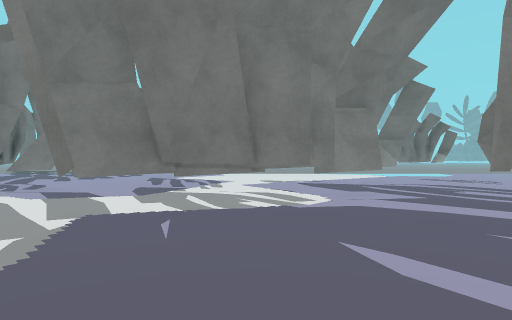
View 1 (above)

24 first-person views from a walk through a 3-D level made in the Unity game engine. The camera is 1.4 m above the floor, looks level and sees 80° across. The floor is counted in squares, 2 m on a side. Each view is taken from the middle of a square. On the plan, view 1 faces up. The plan holds only what a view shows up to about 10 squares ahead; the rest is blank. The place goes on beyond the plan. The player is left out. Some animated figures are not drawn. Some surface patterns are stand-ins.

View 2
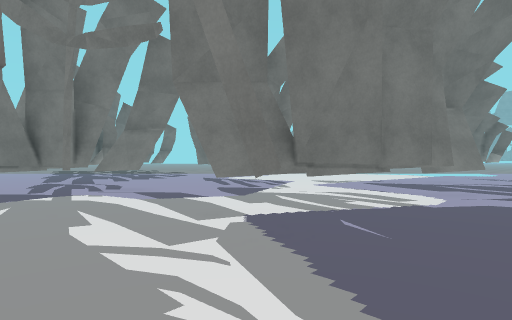

View 3
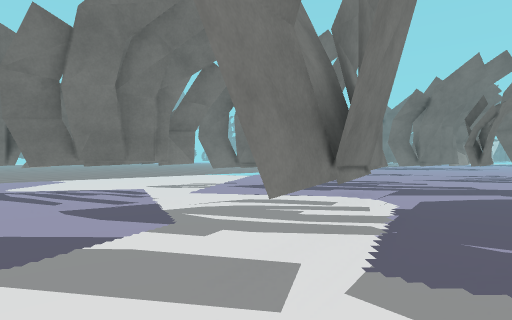

View 4
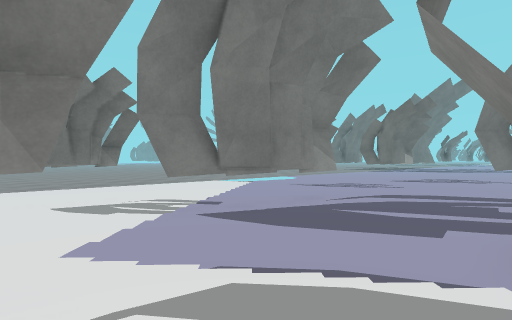

View 5
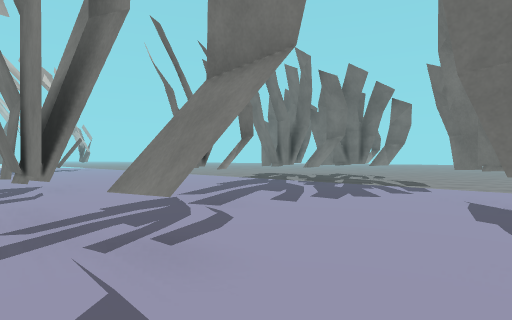

View 6
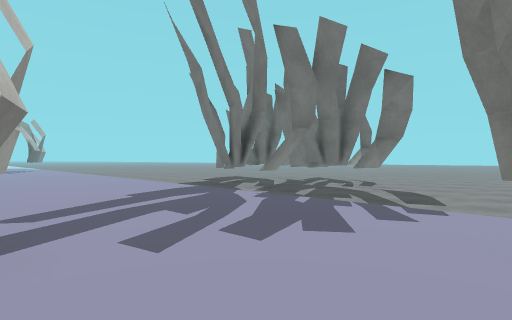

View 7
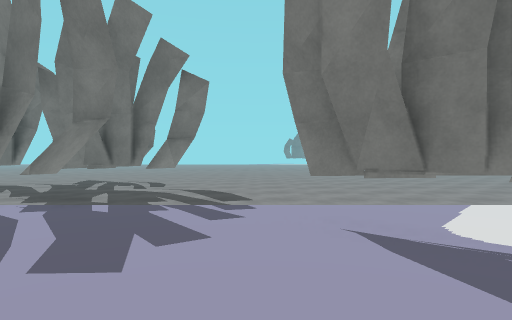

View 8
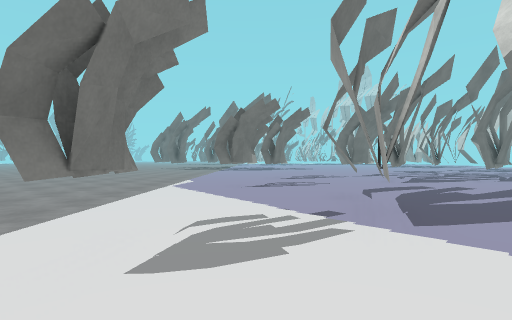

View 9
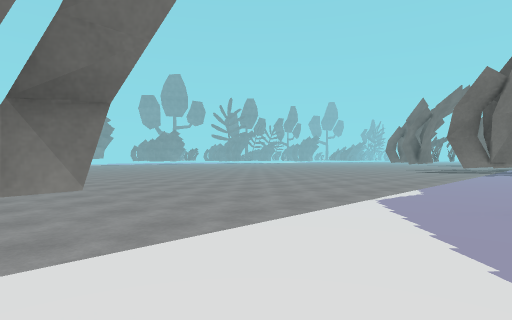

View 10
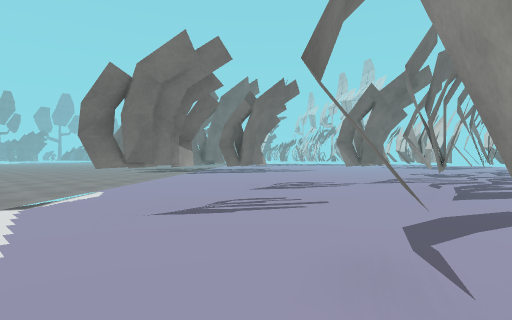

View 11
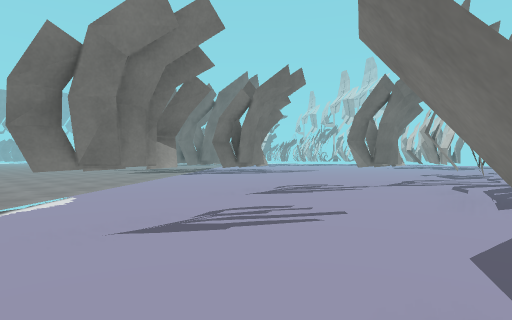

View 12
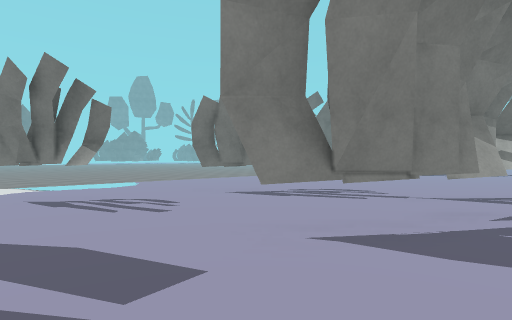

View 13
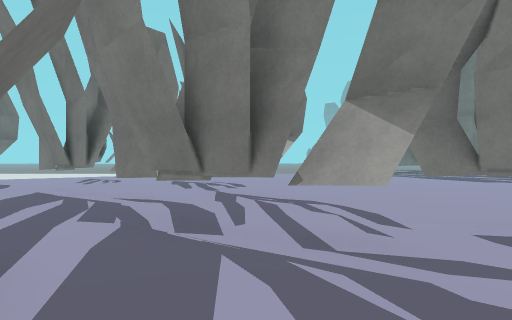

View 14
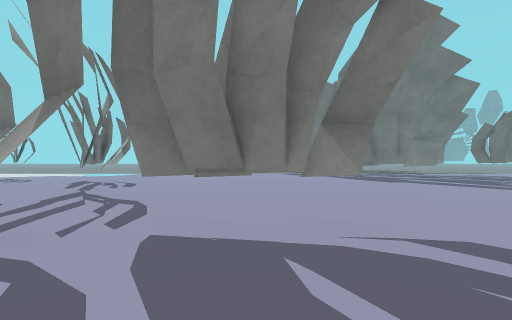

View 15
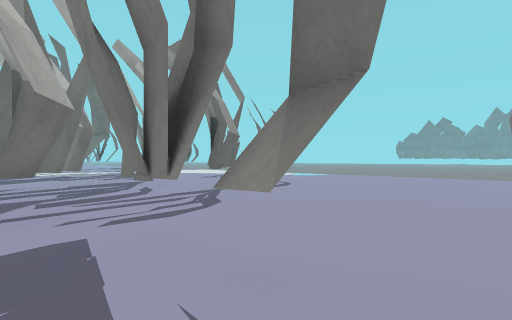

View 16
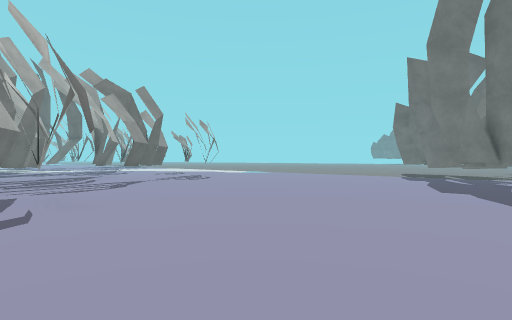

View 17
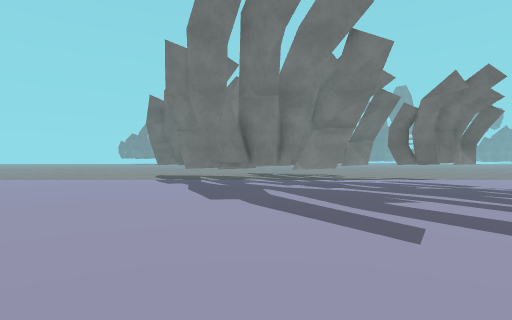

View 18
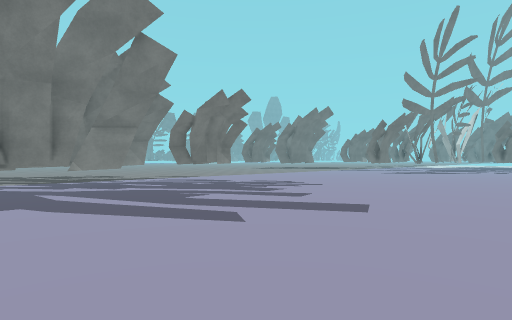

View 19
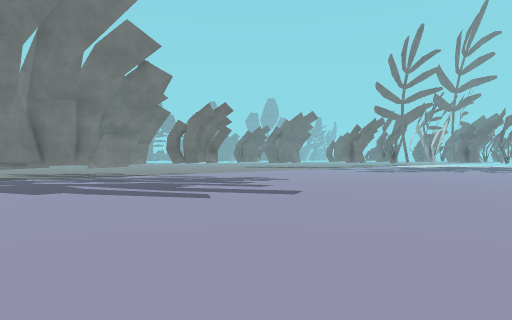

View 20
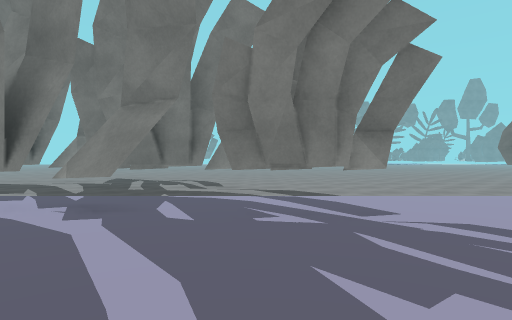

View 21
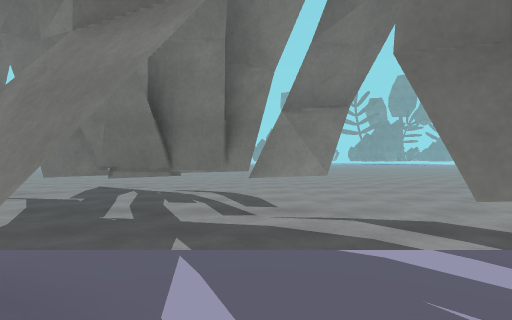

View 22
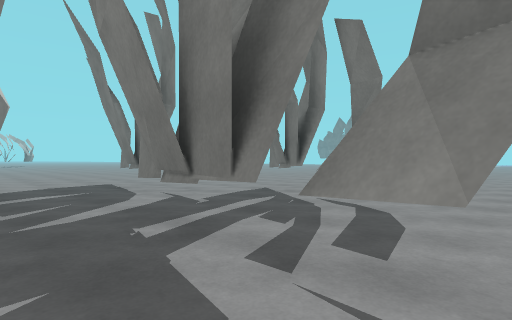

View 23
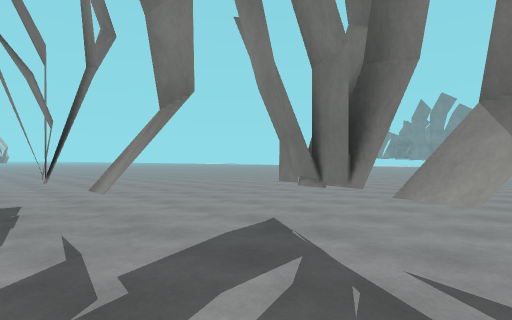

View 24
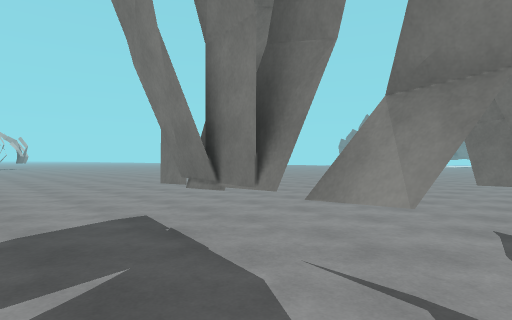

### Floor plan
Key: @ floor where view 1 was taken; # wall or solid block; x gap in a wall; . main floor; : floor 0.25 m higher than the main floor; / step, stairs or slope; = window, fence, low wall or low ledge; T thing the floor can be seen under or through; O other object.
Columns run from 11 left of view 1 to 29 right of it. Each row starts with its distance up from view 1.
 19 ::::::::::::::::::::   ::::::::::::::::::
 18 : x#:::::::::::::::: ::::::::::##::::::::
 17 ##::::::::::::::::::::::::::::::##:::::::
 16 #::::#:::::::::::::::::::::####::::::::::
 15 ::TTT::::::::::::::::::::::::::#:::::::::
 14 TTTT::::::::::::::::::::::::::::TTT/:::::
 13 /////////////////////////////#T/////////
 12 .......##..O#..../.............Tx#.##...
 11 ........=........=..#..................
 10 ............T........#.................
  9 ...##........TTT........................
  8 #.......=TT..............................
  7 ....###...........=...T..................
  6    =.........#.....TTT.T.................
  5      .=...TTT............................
  4      ....=.....O..=..=...................
  3       ...#...=. ...#..#TTTTT.............
  2         ......        ..=..........
  1           ...          .....
  0          . @           .  .

Where each view was taken, in squares from view 1:
view 1: 0 up, 0 right, facing up
view 2: 0 up, 2 left, facing up
view 3: 3 up, 4 left, facing up-right
view 4: 6 up, 1 left, facing up-right
view 5: 6 up, 3 left, facing up-left
view 6: 9 up, 4 left, facing up-left
view 7: 9 up, 5 left, facing up
view 8: 11 up, 2 left, facing right
view 9: 11 up, 1 right, facing up-right
view 10: 10 up, 2 right, facing right
view 11: 10 up, 3 right, facing right
view 12: 5 up, 5 right, facing up-right
view 13: 0 up, 12 right, facing up
view 14: 0 up, 15 right, facing up
view 15: 2 up, 17 right, facing up-left
view 16: 2 up, 21 right, facing up-left
view 17: 4 up, 20 right, facing up
view 18: 4 up, 19 right, facing up-right
view 19: 2 up, 18 right, facing up-right
view 20: 8 up, 24 right, facing up
view 21: 11 up, 23 right, facing up
view 22: 13 up, 24 right, facing up-left
view 23: 15 up, 22 right, facing up-left
view 24: 14 up, 20 right, facing up-left
